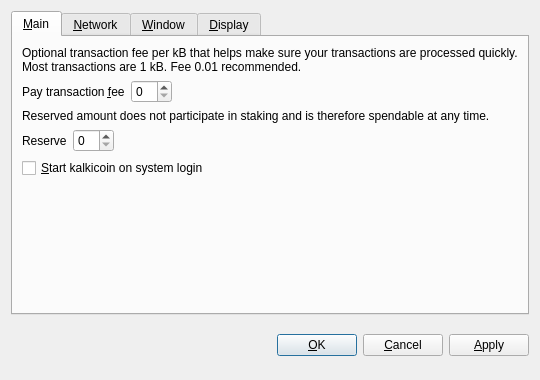
<?xml version="1.0" encoding="UTF-8"?>
<ui version="4.0">
 <class>OptionsDialog</class>
 <widget class="QDialog" name="OptionsDialog">
  <property name="geometry">
   <rect>
    <x>0</x>
    <y>0</y>
    <width>540</width>
    <height>380</height>
   </rect>
  </property>
  <property name="windowTitle">
   <string>Options</string>
  </property>
  <property name="modal">
   <bool>true</bool>
  </property>
  <layout class="QVBoxLayout" name="verticalLayout">
   <item>
    <widget class="QTabWidget" name="tabWidget">
     <property name="tabPosition">
      <enum>QTabWidget::North</enum>
     </property>
     <property name="currentIndex">
      <number>0</number>
     </property>
     <widget class="QWidget" name="tabMain">
      <attribute name="title">
       <string>&amp;Main</string>
      </attribute>
      <layout class="QVBoxLayout" name="verticalLayout_Main">
       <item>
        <widget class="QLabel" name="transactionFeeInfoLabel">
         <property name="text">
          <string>Optional transaction fee per kB that helps make sure your transactions are processed quickly. Most transactions are 1 kB. Fee 0.01 recommended.</string>
         </property>
         <property name="textFormat">
          <enum>Qt::PlainText</enum>
         </property>
         <property name="wordWrap">
          <bool>true</bool>
         </property>
        </widget>
       </item>
       <item>
        <layout class="QHBoxLayout" name="horizontalLayoutFee">
         <item>
          <widget class="QLabel" name="transactionFeeLabel">
           <property name="text">
            <string>Pay transaction &amp;fee</string>
           </property>
           <property name="textFormat">
            <enum>Qt::PlainText</enum>
           </property>
           <property name="buddy">
            <cstring>transactionFee</cstring>
           </property>
          </widget>
         </item>
         <item>
          <widget class="BitcoinAmountField" name="transactionFee"/>
         </item>
         <item>
          <spacer name="horizontalSpacerFee">
           <property name="orientation">
            <enum>Qt::Horizontal</enum>
           </property>
           <property name="sizeHint" stdset="0">
            <size>
             <width>40</width>
             <height>20</height>
            </size>
           </property>
          </spacer>
         </item>
        </layout>
       </item>
       <item>
        <widget class="QLabel" name="reserveBalanceInfoLabel">
         <property name="text">
          <string>Reserved amount does not participate in staking and is therefore spendable at any time.</string>
         </property>
         <property name="textFormat">
          <enum>Qt::PlainText</enum>
         </property>
         <property name="wordWrap">
          <bool>true</bool>
         </property>
        </widget>
       </item>
       <item>
        <layout class="QHBoxLayout" name="horizontalLayoutReserveBalance">
         <item>
          <widget class="QLabel" name="reserveBalanceLabel">
           <property name="text">
            <string>Reserve</string>
           </property>
           <property name="textFormat">
            <enum>Qt::PlainText</enum>
           </property>
           <property name="buddy">
            <cstring>reserveBalance</cstring>
           </property>
          </widget>
         </item>
         <item>
          <widget class="BitcoinAmountField" name="reserveBalance"/>
         </item>
         <item>
          <spacer name="horizontalSpacerReserveBalance">
           <property name="orientation">
            <enum>Qt::Horizontal</enum>
           </property>
           <property name="sizeHint" stdset="0">
            <size>
             <width>40</width>
             <height>20</height>
            </size>
           </property>
          </spacer>
         </item>
        </layout>
       </item>
       <item>
        <widget class="QCheckBox" name="bitcoinAtStartup">
         <property name="toolTip">
          <string>Automatically start kalkicoin after logging in to the system.</string>
         </property>
         <property name="text">
          <string>&amp;Start kalkicoin on system login</string>
         </property>
        </widget>
       </item>
       <item>
        <spacer name="verticalSpacer_Main">
         <property name="orientation">
          <enum>Qt::Vertical</enum>
         </property>
         <property name="sizeHint" stdset="0">
          <size>
           <width>20</width>
           <height>40</height>
          </size>
         </property>
        </spacer>
       </item>
      </layout>
     </widget>
     <widget class="QWidget" name="tabNetwork">
      <attribute name="title">
       <string>&amp;Network</string>
      </attribute>
      <layout class="QVBoxLayout" name="verticalLayout_Network">
       <item>
        <widget class="QCheckBox" name="mapPortUpnp">
         <property name="toolTip">
          <string>Automatically open the kalkicoin client port on the router. This only works when your router supports UPnP and it is enabled.</string>
         </property>
         <property name="text">
          <string>Map port using &amp;UPnP</string>
         </property>
        </widget>
       </item>
       <item>
        <widget class="QCheckBox" name="connectSocks">
         <property name="toolTip">
          <string>Connect to the kalkicoin network through a SOCKS proxy (e.g. when connecting through Tor).</string>
         </property>
         <property name="text">
          <string>&amp;Connect through SOCKS proxy:</string>
         </property>
        </widget>
       </item>
       <item>
        <layout class="QHBoxLayout" name="horizontalLayout_Network">
         <item>
          <widget class="QLabel" name="proxyIpLabel">
           <property name="text">
            <string>Proxy &amp;IP:</string>
           </property>
           <property name="textFormat">
            <enum>Qt::PlainText</enum>
           </property>
           <property name="buddy">
            <cstring>proxyIp</cstring>
           </property>
          </widget>
         </item>
         <item>
          <widget class="QValidatedLineEdit" name="proxyIp">
           <property name="maximumSize">
            <size>
             <width>140</width>
             <height>16777215</height>
            </size>
           </property>
           <property name="toolTip">
            <string>IP address of the proxy (e.g. 127.0.0.1)</string>
           </property>
          </widget>
         </item>
         <item>
          <widget class="QLabel" name="proxyPortLabel">
           <property name="text">
            <string>&amp;Port:</string>
           </property>
           <property name="textFormat">
            <enum>Qt::PlainText</enum>
           </property>
           <property name="buddy">
            <cstring>proxyPort</cstring>
           </property>
          </widget>
         </item>
         <item>
          <widget class="QLineEdit" name="proxyPort">
           <property name="maximumSize">
            <size>
             <width>55</width>
             <height>16777215</height>
            </size>
           </property>
           <property name="toolTip">
            <string>Port of the proxy (e.g. 9050)</string>
           </property>
          </widget>
         </item>
         <item>
          <widget class="QLabel" name="socksVersionLabel">
           <property name="text">
            <string>SOCKS &amp;Version:</string>
           </property>
           <property name="textFormat">
            <enum>Qt::PlainText</enum>
           </property>
           <property name="buddy">
            <cstring>socksVersion</cstring>
           </property>
          </widget>
         </item>
         <item>
          <widget class="QValueComboBox" name="socksVersion">
           <property name="toolTip">
            <string>SOCKS version of the proxy (e.g. 5)</string>
           </property>
          </widget>
         </item>
         <item>
          <spacer name="horizontalSpacer_Network">
           <property name="orientation">
            <enum>Qt::Horizontal</enum>
           </property>
           <property name="sizeHint" stdset="0">
            <size>
             <width>40</width>
             <height>20</height>
            </size>
           </property>
          </spacer>
         </item>
        </layout>
       </item>
       <item>
        <spacer name="verticalSpacer_Network">
         <property name="orientation">
          <enum>Qt::Vertical</enum>
         </property>
         <property name="sizeHint" stdset="0">
          <size>
           <width>20</width>
           <height>40</height>
          </size>
         </property>
        </spacer>
       </item>
      </layout>
     </widget>
     <widget class="QWidget" name="tabWindow">
      <attribute name="title">
       <string>&amp;Window</string>
      </attribute>
      <layout class="QVBoxLayout" name="verticalLayout_Window">
       <item>
        <widget class="QCheckBox" name="minimizeToTray">
         <property name="toolTip">
          <string>Show only a tray icon after minimizing the window.</string>
         </property>
         <property name="text">
          <string>&amp;Minimize to the tray instead of the taskbar</string>
         </property>
        </widget>
       </item>
       <item>
        <widget class="QCheckBox" name="minimizeOnClose">
         <property name="toolTip">
          <string>Minimize instead of exit the application when the window is closed. When this option is enabled, the application will be closed only after selecting Quit in the menu.</string>
         </property>
         <property name="text">
          <string>M&amp;inimize on close</string>
         </property>
        </widget>
       </item>
       <item>
        <spacer name="verticalSpacer_Window">
         <property name="orientation">
          <enum>Qt::Vertical</enum>
         </property>
         <property name="sizeHint" stdset="0">
          <size>
           <width>20</width>
           <height>40</height>
          </size>
         </property>
        </spacer>
       </item>
      </layout>
     </widget>
     <widget class="QWidget" name="tabDisplay">
      <attribute name="title">
       <string>&amp;Display</string>
      </attribute>
      <layout class="QVBoxLayout" name="verticalLayout_Display">
       <item>
        <layout class="QHBoxLayout" name="horizontalLayout_1_Display">
         <item>
          <widget class="QLabel" name="langLabel">
           <property name="text">
            <string>User Interface &amp;language:</string>
           </property>
           <property name="textFormat">
            <enum>Qt::PlainText</enum>
           </property>
           <property name="buddy">
            <cstring>lang</cstring>
           </property>
          </widget>
         </item>
         <item>
          <widget class="QValueComboBox" name="lang">
           <property name="toolTip">
            <string>The user interface language can be set here. This setting will take effect after restarting kalkicoin.</string>
           </property>
          </widget>
         </item>
        </layout>
       </item>
       <item>
        <layout class="QHBoxLayout" name="horizontalLayout_2_Display">
         <item>
          <widget class="QLabel" name="unitLabel">
           <property name="text">
            <string>&amp;Unit to show amounts in:</string>
           </property>
           <property name="textFormat">
            <enum>Qt::PlainText</enum>
           </property>
           <property name="buddy">
            <cstring>unit</cstring>
           </property>
          </widget>
         </item>
         <item>
          <widget class="QValueComboBox" name="unit">
           <property name="toolTip">
            <string>Choose the default subdivision unit to show in the interface and when sending coins.</string>
           </property>
          </widget>
         </item>
        </layout>
       </item>
       <item>
        <widget class="QCheckBox" name="displayAddresses">
         <property name="toolTip">
          <string>Whether to show kalkicoin addresses in the transaction list or not.</string>
         </property>
         <property name="text">
          <string>&amp;Display addresses in transaction list</string>
         </property>
        </widget>
       </item>
       <item>
        <widget class="QCheckBox" name="coinControlFeatures">
         <property name="toolTip">
          <string>Whether to show coin control features or not.</string>
         </property>
         <property name="text">
          <string>Display coin &amp;control features (experts only!)</string>
         </property>
        </widget>
       </item>
       <item>
        <spacer name="verticalSpacer_Display">
         <property name="orientation">
          <enum>Qt::Vertical</enum>
         </property>
         <property name="sizeHint" stdset="0">
          <size>
           <width>20</width>
           <height>40</height>
          </size>
         </property>
        </spacer>
       </item>
      </layout>
     </widget>
    </widget>
   </item>
   <item>
    <layout class="QHBoxLayout" name="horizontalLayout_Buttons">
     <item>
      <spacer name="horizontalSpacer_1">
       <property name="orientation">
        <enum>Qt::Horizontal</enum>
       </property>
       <property name="sizeHint" stdset="0">
        <size>
         <width>40</width>
         <height>48</height>
        </size>
       </property>
      </spacer>
     </item>
     <item>
      <widget class="QLabel" name="statusLabel">
       <property name="font">
        <font>
         <weight>75</weight>
         <bold>true</bold>
        </font>
       </property>
       <property name="text">
        <string/>
       </property>
       <property name="textFormat">
        <enum>Qt::PlainText</enum>
       </property>
       <property name="wordWrap">
        <bool>true</bool>
       </property>
      </widget>
     </item>
     <item>
      <spacer name="horizontalSpacer_2">
       <property name="orientation">
        <enum>Qt::Horizontal</enum>
       </property>
       <property name="sizeHint" stdset="0">
        <size>
         <width>40</width>
         <height>48</height>
        </size>
       </property>
      </spacer>
     </item>
     <item>
      <widget class="QPushButton" name="okButton">
       <property name="text">
        <string>&amp;OK</string>
       </property>
      </widget>
     </item>
     <item>
      <widget class="QPushButton" name="cancelButton">
       <property name="text">
        <string>&amp;Cancel</string>
       </property>
       <property name="autoDefault">
        <bool>false</bool>
       </property>
      </widget>
     </item>
     <item>
      <widget class="QPushButton" name="applyButton">
       <property name="text">
        <string>&amp;Apply</string>
       </property>
       <property name="autoDefault">
        <bool>false</bool>
       </property>
      </widget>
     </item>
    </layout>
   </item>
  </layout>
 </widget>
 <customwidgets>
  <customwidget>
   <class>BitcoinAmountField</class>
   <extends>QSpinBox</extends>
   <header>bitcoinamountfield.h</header>
  </customwidget>
  <customwidget>
   <class>QValueComboBox</class>
   <extends>QComboBox</extends>
   <header>qvaluecombobox.h</header>
  </customwidget>
  <customwidget>
   <class>QValidatedLineEdit</class>
   <extends>QLineEdit</extends>
   <header>qvalidatedlineedit.h</header>
  </customwidget>
 </customwidgets>
 <resources/>
 <connections/>
</ui>
